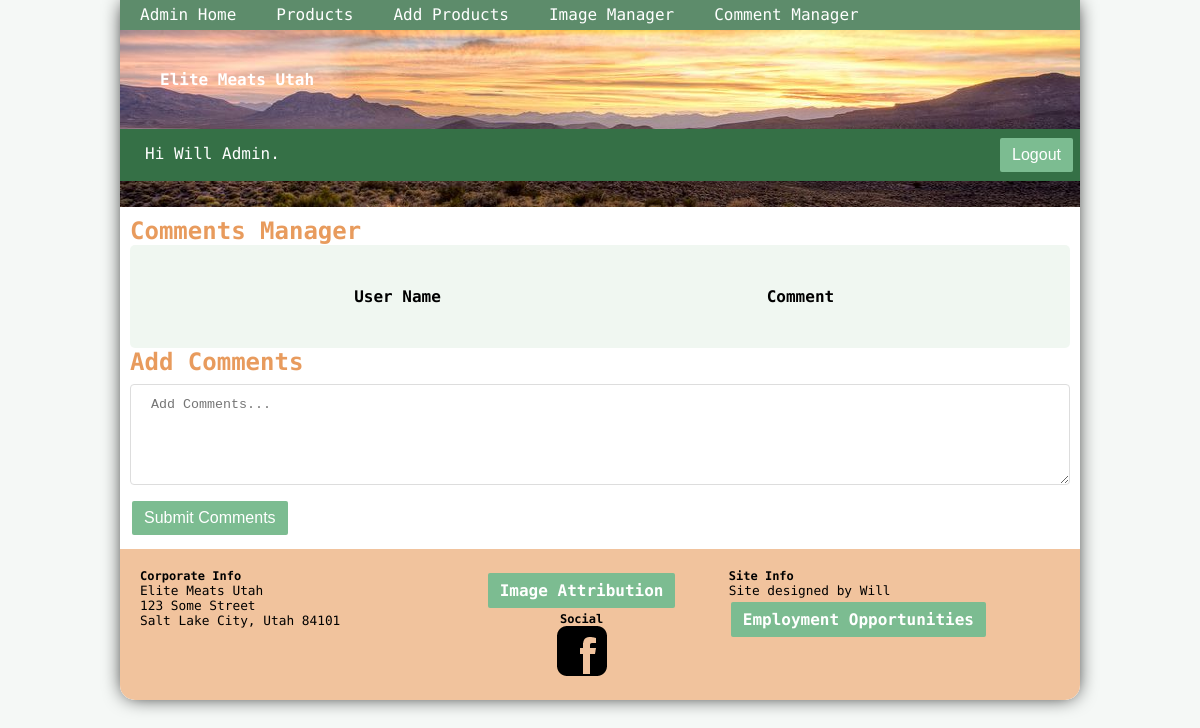
Page /admin/?action=view_comments (signed in) on the earlier database version.
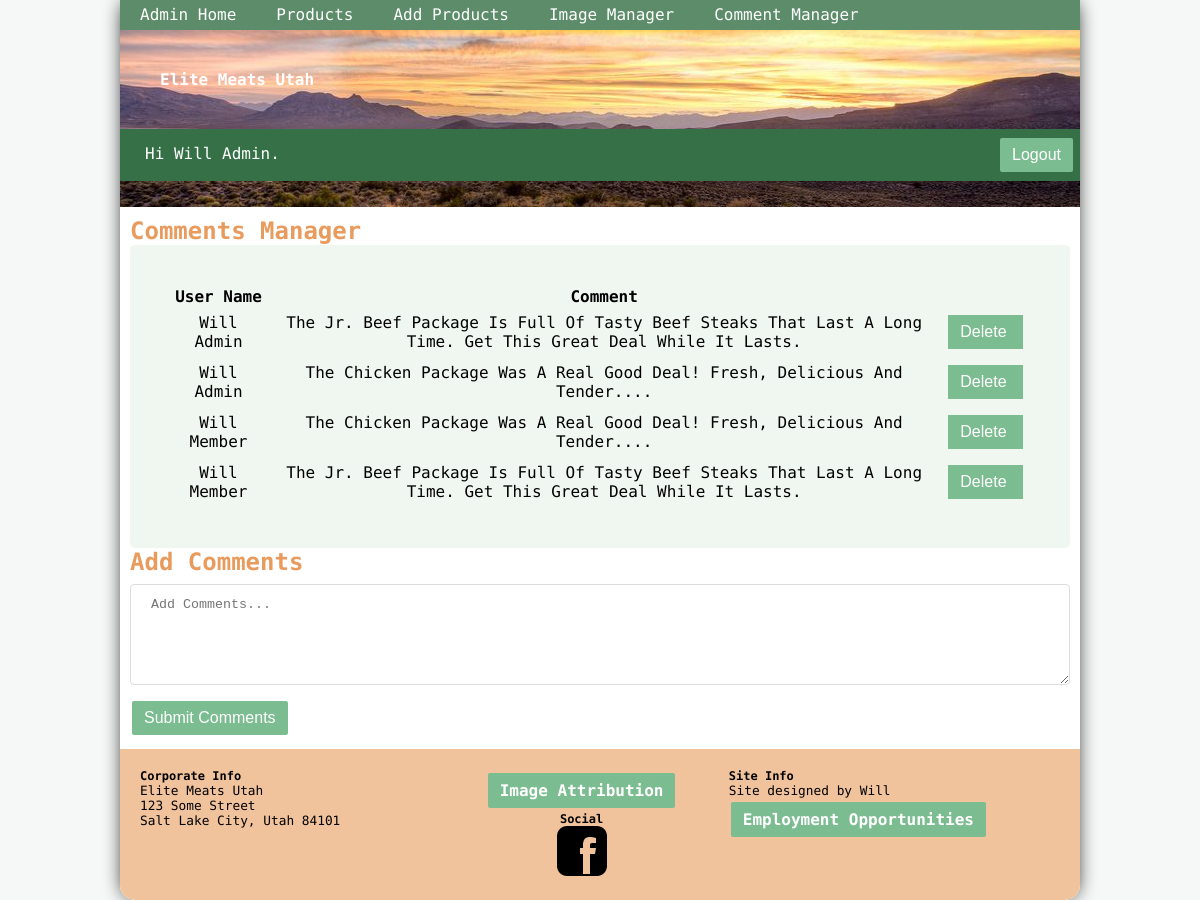
Same page on the later database version.
### tables this page shows
CREATE TABLE `comments` (
  `com_commentID` int(11) NOT NULL AUTO_INCREMENT,
  `com_userID` int(11) NOT NULL,
  `com_commentText` text NOT NULL,
  PRIMARY KEY (`com_commentID`),
  KEY `fk_comments` (`com_userID`)
);

CREATE TABLE `users` (
  `users_userID` int(11) NOT NULL AUTO_INCREMENT,
  `users_username` varchar(60) NOT NULL,
  `users_password` varchar(60) NOT NULL,
  `users_userLevel` varchar(2) NOT NULL,
  `users_firstName` varchar(60) NOT NULL,
  `users_lastName` varchar(60) NOT NULL,
  `users_email` varchar(60) NOT NULL,
  `users_phone` varchar(12) NOT NULL,
  PRIMARY KEY (`users_userID`),
  UNIQUE KEY `users_username` (`users_username`),
  KEY `users_username_2` (`users_username`)
);

### model/admin_db.php (called while the page is built, shortened)
<?php
function comment_data() {
    global $db;
    $query =
    '   SELECT  users.users_firstName,
                comments.com_commentText,
                comments.com_commentID
        FROM users
        INNER JOIN comments
        ON users.users_userID = comments.com_userID
        ORDER BY users.users_userID ';
    $statement = $db->prepare($query);
    $statement->execute();
    $data = $statement->fetchAll();
    return $data;
}
?>

### admin/comment_menu.php (the view, shortened to what this page needs)
<?php
include'../view/admin_header.php';
?>
<div class="main-content">
	<h2>Comments Manager</h2>
	<table class="formInput">
		<tr>
			<th>User Name</th>
			<th>Comment</th>
			<th>&nbsp;</th>
		</tr>
			<?php foreach($comments as $comment=>$value) : ?>
		<tr>
			<td class="comFirst">
				<?php echo htmlspecialchars($value['users_firstName']); ?>
			</td>
			<td class="comText">
				<?php echo htmlspecialchars($value['com_commentText']); ?>
			</td>
			<td class="blank">
					<form action="" method="post" >
                    <input class="button-delete" type="submit" value="Delete "/>
               	</form>
			</td>
		</tr>
			<?php endforeach; ?>
	</table>
	<h2>Add Comments</h2>
    <form action="." method="post">
        <textarea  autofocus rows="5" cols="50" name="comment_text" placeholder="Add Comments..."></textarea><br>
        <input class="button" type="submit" value="Submit Comments">
    </form>
</div>
<?php include'../view/footer.php'; ?>

### admin/index.php (shortened to what this page needs)
<?php
require('../model/database_db.php');
require('../model/admin_db.php');
$action = filter_input(INPUT_POST, 'action');
  if ($action == NULL) {
    $action = filter_input(INPUT_GET, 'action');
 }
switch($action) {
  case'view_comments':
 		$comments = comment_data();
 		include'comment_menu.php';
 		break;
 }

### view/admin_header.php (shortened to what this page needs)
<!doctype html>
<html>
<head>
<link rel="stylesheet" media="(min-width: 769px)" href="/elitemeatsutah/css/large.css" />
<link rel="stylesheet" media ="screen and ( min-width: 481px ) and ( max-width: 768px )" href="/elitemeatsutah/css/medium.css" />
<link rel="stylesheet" media="(max-width: 480px)" href="/elitemeatsutah/css/small.css" />
</head>
<body>
<div class="wrapper">
	<nav role="custom-dropdown">
		<ul >
			<li><a href="../admin/">Admin Home</a></li>
			<li><a href="/elitemeatsutah/product/">Products</a></li>
			<li><a href="/elitemeatsutah/admin/.?action=show_add_form">Add Products</a></li>
			<li><a href="/elitemeatsutah/imageProcess/">Image Manager</a></li>
			<li><a href="/elitemeatsutah/admin/.?action=view_comments">Comment Manager</a></li>
		</ul>
	</nav>
	<header class="publicHeader">
		<h1>Elite Meats Utah</h1>
		<div class="nav-admin-login">
			<p>Hi <?php echo $_SESSION['admin_firstName'] ; ?>.</p>
	 		<form action="/elitemeatsutah/admin/index.php" method="post">
	            <input class="button" type="submit" value="Logout">
	        </form>
	    </div>
	</header>

### view/footer.php (shortened to what this page needs)
	<footer class="footer">
	    <div class="footer1">
			<h4>Corporate Info</h4>
			<p>Elite Meats Utah</p>
			<p>123 Some Street</p>
			<p>Salt Lake City, Utah 84101</p>
	    </div>
	    <div class="footer2">
	    	<h4><a href="login/attr.php" class="button">Image Attribution</a></h4>
			<h4>Social</h4>
			<img class="icon icons8-Facebook-Filled" width="50" height="50" alt="facebookIcon">
	    </div>
	    <div class="footer3">
			<h4>Site Info</h4>
			<p>Site designed by Will</p>
			<h4><a href="../employment.php" class="button">Employment Opportunities</a></h4>
	    </div>
	</footer>
	</div>
</body>
</html>

### css/large.css (style rules this page uses)
html, body, div, span, object, iframe, h1, h2, h3, h4, h5, h6, p, blockquote, pre, a, abbr, acronym, address, big, cite, code, del, dfn, em, img, ins, kbd, q, s, samp,small, strike, strong, sub, sup, tt, var, b, u, i, center, dl, dt, dd, ol, ul, li, fieldset, form, label, legend, table, caption, tbody, tfoot, thead, tr, th, td, article, aside, canvas, details, embed, figure, figcaption, footer, header, hgroup, menu, nav, output, ruby, section, summary, time, mark, audio, video { margin: 0; padding: 0; border: 0; font-size: 100%; }
article, aside, details, figcaption, figure, footer, header, hgroup, menu, nav, section { display: block; vertical-align: baseline; }
* { box-sizing: border-box; }
.wrapper { height: 100%; overflow: auto; background-color: #fff; border-radius: 0 0 15px 15px; }
body { width: 80%; margin: 0 auto; font-family: 'Oxygen Mono' ; border-radius: 0 0 15px 15px; -webkit-animation: bugfix infinite 1s; -webkit-box-shadow: 0px 0px 20px -4px rgba(0,0,0,1); -moz-box-shadow: 0px 0px 20px -4px rgba(0,0,0,1); box-shadow: 0px 0px 20px -4px rgba(0,0,0,1); }
body::after { content: ""; background-color: rgba(53,112,70,.9); opacity: 0.05; top: 0; left: 0; bottom: 0; right: 0; position: absolute; z-index: -1; }
nav[role="custom-dropdown"] { position: relative; width: 100%; }
nav[role="custom-dropdown"] a, nav[role="custom-dropdown"] label { color: #fff; text-decoration: none; font: 1rem "Oxygen Mono"; transition: color .3s ease-in-out; }
nav[role="custom-dropdown"] ul { padding: 0; margin: 0 auto; width: 80%; list-style: none; display: inline-block; background-color: rgba(53,112,70,.8); position: fixed; height: 30px; }
nav[role="custom-dropdown"] ul > li { float: left; padding: 5px 20px; text-align: center; font-size: 12px; }
.publicHeader { display: inline-block; background-image: url(../img/header1.jpg); height: 177px; width: 100% ; margin-top: 30px; background-size: 100% 100%; }
.publicHeader h1 { font-family: ' ', serif; font-size: 45px; color: white; padding: 40px; display:inline-block; }
.nav-admin-login { color: white; float: right; background-color: rgb(53,112,70); padding: 5px; text-align: right; width: 100%; display: block; }
.nav-admin-login p { float: left; margin: 10px 0 0 20px; }
.main-content { padding: 10px; }
.main-content h2, .product-page h2 { color: rgb(232,155,93); font-size: 1.5rem; }
.button { background-color: #7CBC91; border: none; color: white; padding: 8px 12px; text-align: center; text-decoration: none; display: inline-block; font-size: 16px; margin: 4px 2px; cursor: pointer; border-radius: 2px; }
.button-delete { background-color: #7CBC91; border: none; color: white; padding: 8px 12px; text-align: center; text-decoration: none; display: inline-block; font-size: 16px; margin: 4px 2px; cursor: pointer; -webkit-transition-duration: 0.4s; transition-duration: 0.4s; list-style-type: none; }
.formInput { border-radius: 5px; background-color: rgba(237,245,238,.8); padding: 40px; width: 100%; }
input[type=text], input[type=password], select, textarea { -webkit-transition: all 0.30s ease-in-out; -moz-transition: all 0.30s ease-in-out; -ms-transition: all 0.30s ease-in-out; -o-transition: all 0.30s ease-in-out; outline: none; width: 100%; padding: 12px 20px; margin: 8px 0; display: inline-block; border: 1px solid #DDDDDD; border-radius: 4px; box-sizing: border-box; }
td { padding: 3px; text-align: center; text-transform: capitalize; }
footer { padding: 20px; vertical-align: text-top; width: 100%; overflow: auto; background-color: rgba(232,155,93,.6); }
footer h4 { font-size: .75em; }
footer p { font-size: .8em; }
.footer1 { float: left; width: 32%; vertical-align: text-top; }
.footer2 { float: left; display: inline-block; width: 32%; text-align: center; }
.footer3 { float: left; display: inline-block; width: 32%; }

Differences in the rows shown:
added comments: com_userID.users_firstName "Will Admin", com_commentText "The Jr. Beef Package Is Full Of Tasty Beef Steaks That Last A Long Time. Get This Great Deal While It Lasts."
added comments: com_userID.users_firstName "Will Admin", com_commentText "The Chicken Package Was A Real Good Deal! Fresh, Delicious And Tender...."
added comments: com_userID.users_firstName "Will Member", com_commentText "The Chicken Package Was A Real Good Deal! Fresh, Delicious And Tender...."
added comments: com_userID.users_firstName "Will Member", com_commentText "The Jr. Beef Package Is Full Of Tasty Beef Steaks That Last A Long Time. Get This Great Deal While It Lasts."
